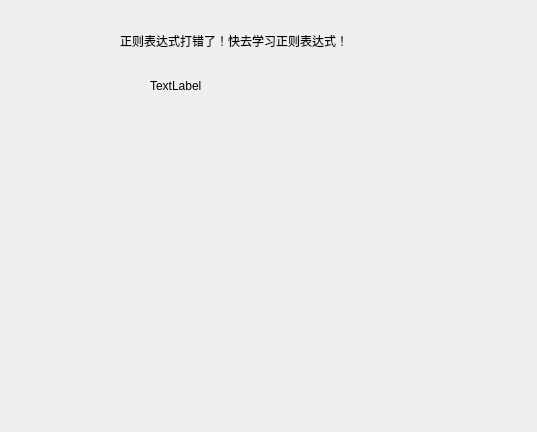
<?xml version="1.0" encoding="UTF-8"?>
<ui version="4.0">
 <class>error</class>
 <widget class="QWidget" name="error">
  <property name="geometry">
   <rect>
    <x>0</x>
    <y>0</y>
    <width>537</width>
    <height>432</height>
   </rect>
  </property>
  <property name="windowTitle">
   <string>Form</string>
  </property>
  <widget class="QLabel" name="imageLabel">
   <property name="geometry">
    <rect>
     <x>200</x>
     <y>140</y>
     <width>201</width>
     <height>191</height>
    </rect>
   </property>
   <property name="text">
    <string/>
   </property>
  </widget>
  <widget class="QLabel" name="label">
   <property name="geometry">
    <rect>
     <x>120</x>
     <y>20</y>
     <width>311</width>
     <height>41</height>
    </rect>
   </property>
   <property name="text">
    <string>正则表达式打错了！快去学习正则表达式！</string>
   </property>
  </widget>
  <widget class="QLabel" name="webLabel">
   <property name="geometry">
    <rect>
     <x>150</x>
     <y>70</y>
     <width>311</width>
     <height>31</height>
    </rect>
   </property>
   <property name="text">
    <string>TextLabel</string>
   </property>
  </widget>
 </widget>
 <resources/>
 <connections/>
</ui>
